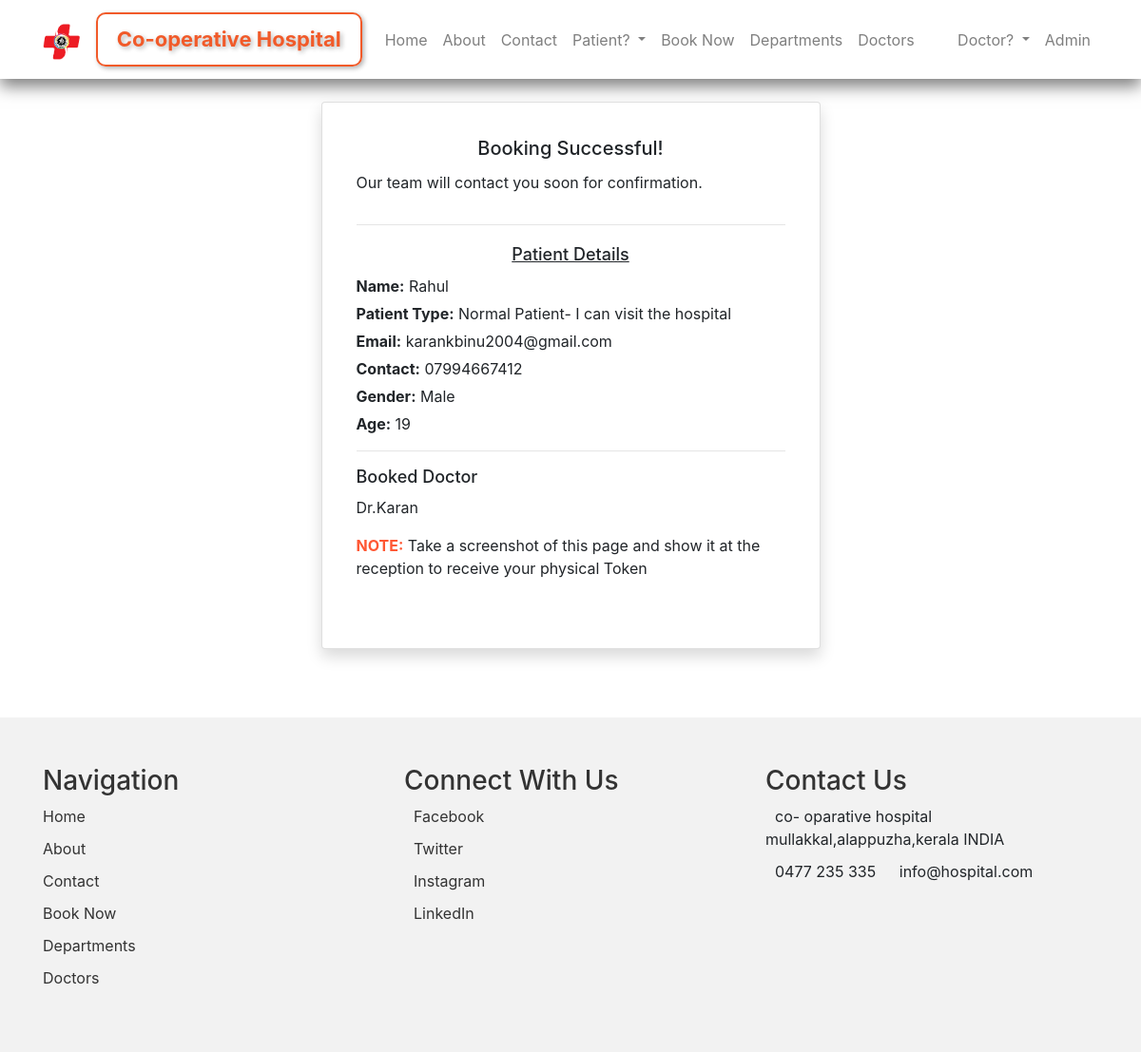
Page /booking_success/ on the committed database.
### home/models.py (models this page shows, shortened)
class Booking(models.Model):
    patient_name = models.CharField(max_length=100)
    patient_email = models.EmailField()
    patient_phone =models.CharField(max_length=15)
    GENDER_CHOICES = [
        ('M', 'Male'),
        ('F', 'Female'),
        ('TM', 'Trans Men'),
        ('TW', 'Trans Women'),
        ('O', 'Other'),
    ]
    patient_gender = models.CharField(max_length=2, choices=GENDER_CHOICES,default='')
    AGE_CHOICES = [(i, str(i)) for i in range(0, 151)]
    patient_age = models.IntegerField(choices=AGE_CHOICES, default=0)
    doctor = models.ForeignKey(Doctors, on_delete=models.CASCADE)
    PATIENT_CHOICES = [
    ('Normal Patient- I can visit the hospital', 'Normal Patient- I can visit the hospital'),
    ('Bedridden Patient', 'Bedridden Patient'),
    ('Pregnant Lady', 'Pregnant Lady'),
    ('Other - I can not visit the Hospital', 'Other - I can not visit the Hospital'),
    ('Need Online consultancy', 'Need Online consultancy'),
    ]
    patient_type = models.CharField(max_length=50, choices=PATIENT_CHOICES, default='select patient type')
    appointment_date = models.DateField()
    appointment_time = models.TimeField()
    booked_on = models.DateTimeField(auto_now_add=True)

class Doctors(models.Model):
    doc_name = models.CharField(max_length=255)
    doc_spec = models.CharField(max_length=255)
    dep_name = models.ForeignKey(Departments, on_delete=models.CASCADE)
    doc_image = models.ImageField(upload_to='doctors')

### home/views.py (the view)
# urls.py: path('booking_success/', views.booking_success, name='booking_success'),
def booking_success(request):
    latest_booking = Booking.objects.latest('id')
    context = {'booking': latest_booking}
    return render(request, 'booking_success.html', context)

### templates/booking_success.html (shortened to what this page needs)
{% extends 'base.html' %}
{% block content %}
  <div class="container">
    <div class="row justify-content-center">
      <div class="col-md-6">
        <div class="card shadow p-3 mb-5 bg-white rounded">
          <div class="card-body">
            <h5 class="card-title text-center">Booking Successful!</h5>
            <p class="card-text text-center">Our team will contact you soon for confirmation.</p>
            <hr>
            <div class="booking-details">
             <center> <h4><u>Patient Details</u></h4></center>
              <ul>
                <li><strong>Name:</strong> {{ booking.patient_name }}</li>
                <li><strong>Patient Type:</strong> {{ booking.patient_type }}</li>
                <li><strong>Email:</strong> {{ booking.patient_email }}</li>
                <li><strong>Contact:</strong> {{ booking.patient_phone }}</li>
                <li><strong>Gender:</strong> {{ booking.get_patient_gender_display }}</li>
                <li><strong>Age:</strong> {{ booking.patient_age }}</li>
              </ul>
              <hr>
              <h4>Booked Doctor</h4>
              <p>Dr.{{ booking.doctor.doc_name }}</p>
<p><strong>NOTE:</strong> Take a screenshot of this page and show it at the reception to receive your physical Token</p>
            </div>
          </div>
        </div>
      </div>
    </div>
  </div>
{% endblock %}

### templates/booking_success.html (style rules this page uses)
p strong { color: #FF5733; }
p { display: inline-block; margin-right: 10px; }
.card { animation: fadein 1s; }
.booking-details { margin-top: 20px; margin-bottom: 20px; }
.booking-details h4 { font-size: 18px; margin-bottom: 10px; }
.booking-details ul { list-style: none; padding-left: 0; margin-bottom: 10px; }
.booking-details ul li { margin-bottom: 5px; }

### rows in the picture
Booking: patient_name "Rahul", patient_type "Normal Patient- I can visit the hospital", patient_email "karankbinu2004@gmail.com", patient_phone "07994667412", patient_gender "Male", patient_age "19", doctor.doc_name "Karan"
